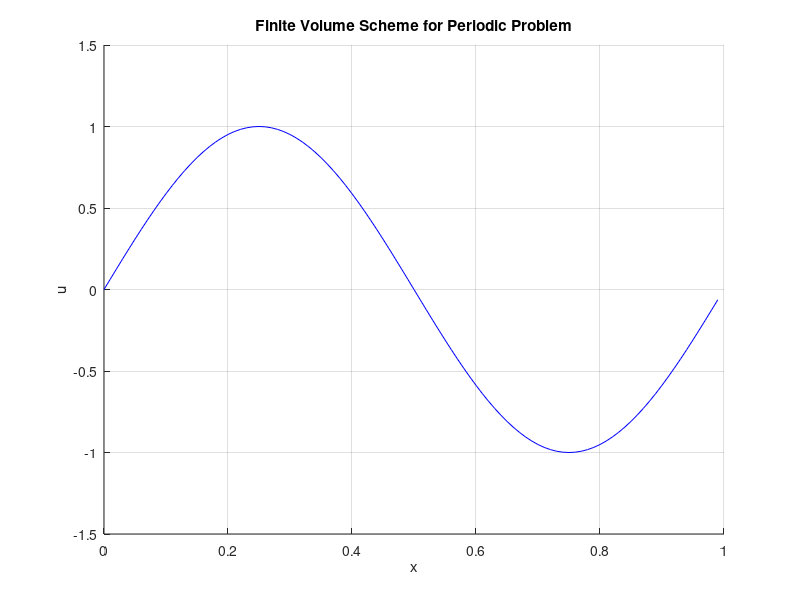

Here is the MATLAB script that generated this plot: (Note: this script raises an error after producing the figure.)
%{
Finite Volume Scheme 
---------------------------------------------------------------------------
We want to implement finite volume scheme. Therefore we consider the following problem:

    u_t + f(u)_x = 0   for all (t, x) in (0, T) × (0, 1),
    u(0, x) = u0(x)    for all x in (0, 1).

We restrict ourselves to periodic problems:

    u(t, 0) = u(t, 1).

We discretize [0, 1] by N cells Ij := (xj, xj+1), j = 0, ..., N−1,
where xj = j * Δx = j / N.

Let un_i denote the approximate mean value on the cell Ij at discrete time level tn, i.e.,

    un_i ≈ (1/Δx) ∫_{Ij} u(tn, x) dx.

We implement a 3-point finite-volume scheme of the form:

    un+1_i = un_i - (Δt/Δx) * (g(un_i, un_{i+1}) - g(un_{i-1}, un_i)).

Hint: Use the periodicity at the boundaries, i.e., un_{-1} = un_{N-1} and un_{N} = un_{0}.
---------------------------------------------------------------------------
%}



% Define parameters
T = 1.0;       % Total time
N = 100;       % Number of cells
x = linspace(0, 1, N+1); % Discretize the domain [0, 1)
x = x(1:end-1); % Adjust for periodic boundary conditions
dx = 1.0 / N;  % Spatial step size
CFL = 0.5;     % CFL number
a = 1.0;       % Advection speed

% Define the initial condition function
u0 = @(x) sin(2 * pi * x);

% Define the flux function
f = @(u) a * u; % Physical flux function

% Define the numerical flux function
g = @(ui, uj) 0.5 * (f(ui) + f(uj)); 

% Initialize the solution array
u = u0(x);

% Time step size based on CFL condition
dt = CFL * dx / a;
nt = floor(T / dt);  % Number of time steps

% Create a figure for animation
figure;
hold on;
grid on;
xlabel('x');
ylabel('u');
title('Finite Volume Scheme for Periodic Problem');
xlim([0 1]);
ylim([-1.5 1.5]);

% Plot the initial condition (static)
plot(x, u0(x), 'b-', 'DisplayName', 'Initial condition');

% Prepare storage for animation
u_record = zeros(nt, N);
for n = 1:nt
    u_new = u;
    for i = 1:N
        ip1 = mod(i, N) + 1;
        im1 = mod(i-2, N) + 1;
        u_new(i) = u(i) - (dt / dx) * (g(u(i), u(ip1)) - g(u(im1), u(i)));
    end
    u = u_new;
    u_record(n, :) = u;
end

% Animate the numerical solution using comet
h = animatedline('Color', 'r', 'LineWidth', 1.5, 'DisplayName', 'Numerical solution');

for n = 1:nt
    clearpoints(h);
    addpoints(h, x, u_record(n, :));
    drawnow;
    pause(0.01); % Control animation speed
end

% Show the legend after setting all plots
legend show;

